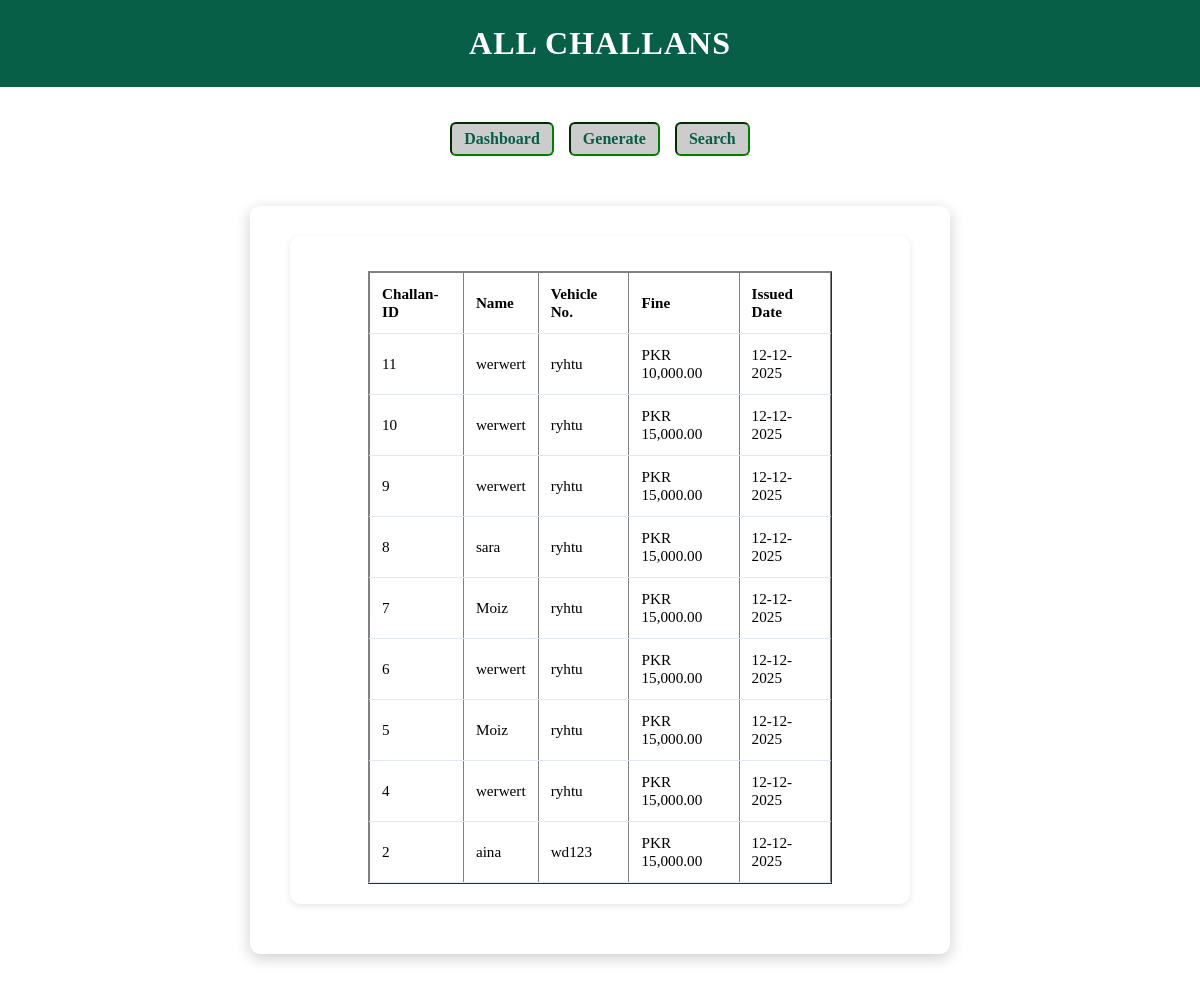
/viewall (signed in), run on the app's committed database.
### tables this page shows
CREATE TABLE challan(
        id INTEGER PRIMARY KEY AUTOINCREMENT,
        user_id INTEGER NOT NULL,          -- NEW: user who created the challan
        name TEXT NOT NULL,
        vehicle TEXT NOT NULL,
        violation TEXT NOT NULL,
        fine INTEGER NOT NULL,
        issued_at TEXT NOT NULL,
        FOREIGN KEY(user_id) REFERENCES users(id)
    );

### app.py (the view)
@app.route("/viewall")
def viewall():
    if "user_id" not in session:
        return redirect("/")
    user_id = session["user_id"]
    conn = get_db()
    cur = conn.cursor()
    cur.execute("SELECT * FROM challan WHERE user_id=? ORDER BY id DESC", (user_id,))
    challans = cur.fetchall()
    formatted_challans = []
    for c in challans:
        c_dict = dict(c)
        dt = datetime.strptime(c_dict['issued_at'], "%Y-%m-%d %H:%M:%S")
        c_dict['issued_at'] = dt.strftime("%d-%m-%Y")  # Format: DD-MM-YYYY
        formatted_challans.append(c_dict)
    conn.close()
    return render_template("viewall.html", challans=formatted_challans)

### database.py (called while the page is built)
def get_db():
    conn = sqlite3.connect(DB_NAME)
    conn.row_factory = sqlite3.Row  # Access columns by name
    return conn

### templates/viewall.html (shortened to what this page needs)
<!DOCTYPE html>
<html lang="en">
<head>
    <link rel="stylesheet" href="{{ url_for('static', filename='style.css') }}">
</head>
<body>
<center>
<header>ALL CHALLANS</header>
<div class="nav">
    <a href="{{ url_for('dashboard') }}">Dashboard</a>
    <a href="{{ url_for('generate') }}">Generate</a>
    <a href="{{ url_for('search') }}">Search</a>
</div>
<div class="form-container">
    <div class="card">
        <table border="1">
            <tr>
                <th>Challan-ID</th>
                <th>Name</th>
                <th>Vehicle No.</th>
                <th>Fine</th>
                <th>Issued Date</th>
            </tr>
            {% for challan in challans %}
            <tr>
                <td>{{ challan['id'] }}</td>
                <td>{{ challan['name'] }}</td>
                <td>{{ challan['vehicle'] }}</td>
                <td>PKR {{ "{:,.2f}".format(challan['fine']) }}</td>
                <td>{{ challan['issued_at'] }}</td>
            </tr>
            {% endfor %}
        </table>
    </div>
</div>
</center>
</body>
</html>

### static/style.css (style rules this page uses)
* { margin: 0; padding: 0; box-sizing: border-box; font-family: 'Times New Roman', Times, serif; }
header { background: #065f46; color: white; padding: 25px 0; text-align: center; font-size: 2rem; letter-spacing: 1px; font-weight: bold; }
.card { background: #fff; padding: 20px; border-radius: 10px; box-shadow: 0 2px 6px rgba(0,0,0,.1); margin-bottom: 20px; }
.form-container { background: #fff; padding: 30px 40px; border-radius: 10px; box-shadow: 0 4px 15px rgba(0,0,0,0.2); width: 90%; max-width: 700px; margin: 50px auto; }
a { display: block; text-align: center; margin-top: 15px; color: #01291e; background-color: #ccc; text-decoration: none; font-weight: bold; border:2px inset green; }
table { width: 80%; margin-top: 15px; border-collapse: collapse; display: block; overflow-x: auto; }
th, td { padding: 12px; border-bottom: 1px solid #E2E8F0; text-align: left; font-size: 0.95rem; }
.nav { display: flex; gap: 15px; justify-content: center; margin: 20px 0; }
.nav a { text-decoration: none; color: #065f46; font-weight: bold; padding: 6px 12px; border-radius: 6px; transition: background 0.3s; }

### data on the page
challan: id "11", name "werwert", vehicle "ryhtu", fine "10,000.00", issued_at "12-12-2025"
challan: id "10", name "werwert", vehicle "ryhtu", fine "15,000.00", issued_at "12-12-2025"
challan: id "9", name "werwert", vehicle "ryhtu", fine "15,000.00", issued_at "12-12-2025"
challan: id "8", name "sara", vehicle "ryhtu", fine "15,000.00", issued_at "12-12-2025"
challan: id "7", name "Moiz", vehicle "ryhtu", fine "15,000.00", issued_at "12-12-2025"
challan: id "6", name "werwert", vehicle "ryhtu", fine "15,000.00", issued_at "12-12-2025"
challan: id "5", name "Moiz", vehicle "ryhtu", fine "15,000.00", issued_at "12-12-2025"
challan: id "4", name "werwert", vehicle "ryhtu", fine "15,000.00", issued_at "12-12-2025"
challan: id "2", name "aina", vehicle "wd123", fine "15,000.00", issued_at "12-12-2025"
